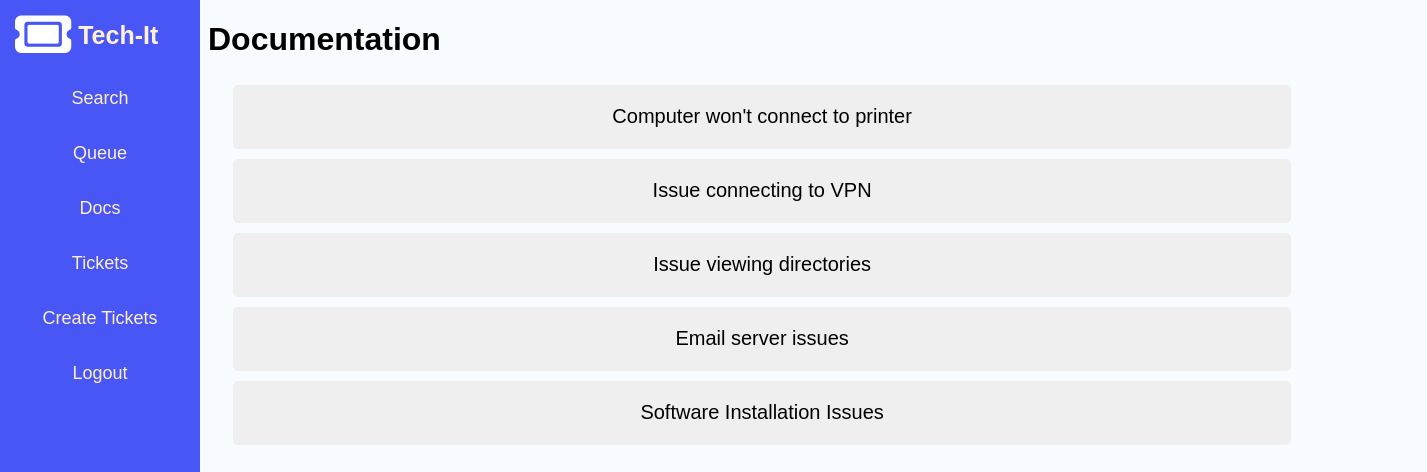
/docs.php (signed in), run on the app's committed database.
### tables this page shows
CREATE TABLE if NOT EXISTS `document` (
    `id` INT AUTO_INCREMENT PRIMARY KEY,
    `doc_name` VARCHAR(255) NOT NULL,
    `doc_content` TEXT NOT NULL,
    `public` boolean
);

### docs.php (the view, shortened to what this page needs)
<!DOCTYPE html>
<html lang="en">
<head>
    <link rel="stylesheet" href="style.css">
</head>
<body>
    <?php include ("menu.php")?>
    <h1 class = "title">Documentation</h1>
    <?php
        if (isset($_SESSION["User_ID"])) {
            $servername = "localhost";
            $useraccount = "admin";
            $password = "admin";
            $dbname = "cs410_final";
            $conn = new mysqli($servername, $useraccount, $password, $dbname);
        }
        else {
            header("Location: login.php");
            exit();
        }
        $stmt = $conn->prepare("SELECT * FROM document");
        $stmt->execute();
        $result = $stmt->get_result();
        if ($result->num_rows > 0) {
            $documents = array();
            while($row = $result->fetch_assoc()) {
              $documents[] = $row;
            }
          } else {
            echo "No documentation found!";
          }
    ?>
    <?php
        if (isset($documents)) {
            foreach ($documents as $document) {
    ?>
    <div class="doc-button">
        <form action="pullDocuments.php" method="post">
            <button type="submit" name="document_id" value="<?php echo $document['id']; ?>">
            <?php
                echo '<h>' . $document["doc_name"] . '</h>';
                ?>
            </button>
        </form>
    </div>
    <?php
  }
}
?>
</body>
</html>

### style.css (style rules this page uses)
html { background: #f8fbff; font-family: 'Lucida Sans', 'Lucida Sans Regular', 'Lucida Grande', 'Lucida Sans Unicode', Geneva, Verdana, sans-serif; }
.title { padding-left: 200px; }
.doc-button { width: 100%; height: 64px; border-radius: 20px; display: inline-block; padding: 5px 0px 5px 225px; cursor: pointer; border: none; }
.doc-button button { width: 75%; height: 64px; border-radius: 5px; cursor: pointer; border: none; font-size: 20px; }

### data on the page
document: $document['id'] 1 (drawn), doc_name "Computer won't connect to printer"
document: $document['id'] 2 (drawn), doc_name "Issue connecting to VPN"
document: $document['id'] 3 (drawn), doc_name "Issue viewing directories"
document: $document['id'] 4 (drawn), doc_name "Email server issues"
document: $document['id'] 5 (drawn), doc_name "Software Installation Issues"
